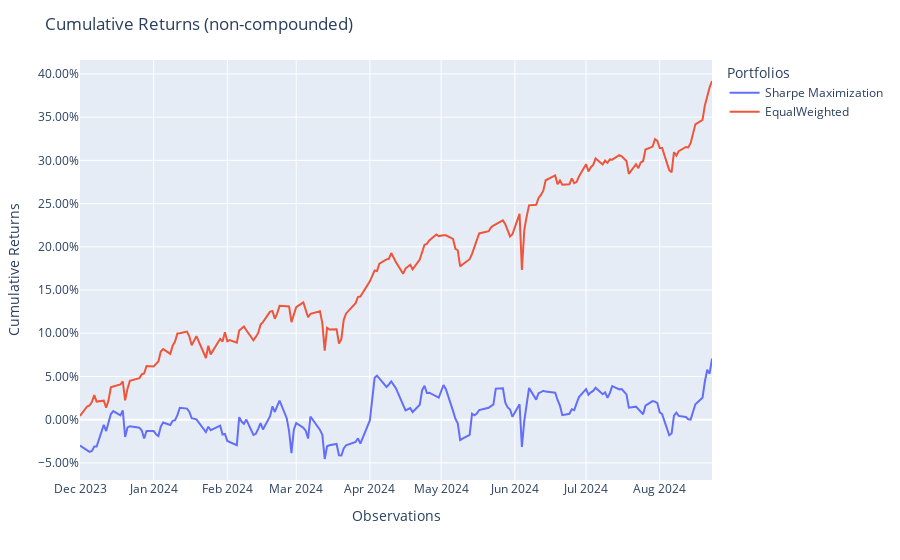

Notebook cell for this chart:
### Code cell
pop.plot_cumulative_returns()

### Figure 1 — Plotly figure (JSON) as saved in the notebook; plotly's stock layout.template omitted (floating-point values rounded to 4 significant figures; data arrays with more than 128 entries replaced by an {"elided": "..."} marker saying what was removed)
{"data": [{"hovertemplate": "variable=Sharpe Maximization<br>index=%{x}<br>value=%{y}<extra></extra>", "legendgroup": "Sharpe Maximization", "line": {"color": "#636efa", "dash": "solid"}, "marker": {"symbol": "circle"}, "mode": "lines", "name": "Sharpe Maximization", "orientation": "v", "showlegend": true, "type": "scatter", "x": {"elided": "177 str values"}, "xaxis": "x", "y": {"elided": "177 float values"}, "yaxis": "y"}, {"hovertemplate": "variable=EqualWeighted<br>index=%{x}<br>value=%{y}<extra></extra>", "legendgroup": "EqualWeighted", "line": {"color": "#EF553B", "dash": "solid"}, "marker": {"symbol": "circle"}, "mode": "lines", "name": "EqualWeighted", "orientation": "v", "showlegend": true, "type": "scatter", "x": {"elided": "177 str values"}, "xaxis": "x", "y": {"elided": "177 float values"}, "yaxis": "y"}], "layout": {"legend": {"title": {"text": "Portfolios"}, "tracegroupgap": 0}, "margin": {"t": 60}, "title": {"text": "Cumulative Returns (non-compounded)"}, "xaxis": {"anchor": "y", "domain": [0, 1], "title": {"text": "Observations"}}, "yaxis": {"anchor": "x", "domain": [0, 1], "tickformat": ".2%", "title": {"text": "Cumulative Returns"}}}}
